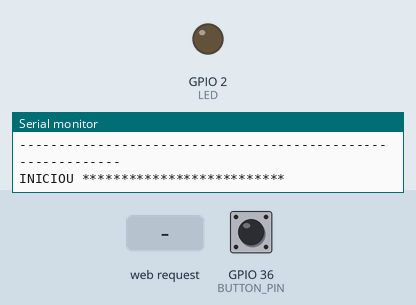
This sketch was run on a simulated ESP32. Shown: output pins drawn as LEDs (lit = HIGH), the last lines printed to the serial monitor. The inputs (shaded band) are chosen by the test bench; at power-on: GPIO 36 (BUTTON_PIN) LOW. WiFi joins after 1.5 s; servers stay silent unless stated.

Above: at 3.0 s.
3.1 s: HTTP request GET /L1 received
At 3.8 s:
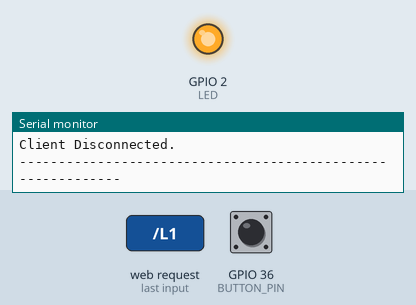
Timing chart, 0 to 6.1 s (numbered marks = the images above; inputs shaded):
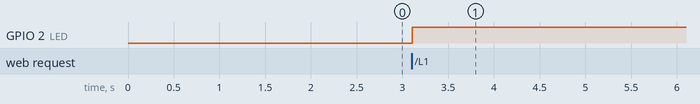

Measured:
- after the input at 3.1 s, GPIO 2 (LED): LOW → HIGH at once

The sketch:

wifi.ino
```cpp
#include <FS.h>
#include <WiFiManager.h>
#include <WiFi.h>
#include <DNSServer.h>
#include <WebServer.h>

#define LED  2
#define BUTTON_PIN 36

// Configuraçoes e Endereço de Internet WIFI
WiFiServer server(8080);
//Variável para armazenar a solicitação HTTP
String header;
// Hora Atual
unsigned long currentTime = millis();
// Vez anterior
unsigned long previousTime = 0;
//Defina o tempo limite em milissegundos
const long timeoutTime = 2000;

// Reset Wifi Manager
WiFiManager wifiManager;
// Status para controle de Led
int Status_Led = LOW;

void setup() {

  Serial.begin(115200);

  Serial.println("Configurar Rede Wifi");

  //  SETUP -- wifi -- ////////////////////////////
  wifiManager.autoConnect("ESP32", "12345678");
  //wifiManager.resetSettings ();   // Apaga todas redes Salvas do Wifi

  delay(150);
  WiFi.begin();

  if (WiFi.status() == WL_CONNECTED) {
    Serial.println("------------------------------------------------------------");
    Serial.println("Conectado IP: ");
    Serial.println(WiFi.localIP());
    Serial.println("------------------------------------------------------------");

    delay(150);
    server.begin();
  }

  delay(50);
  pinMode(LED, OUTPUT);
  pinMode(BUTTON_PIN, INPUT);
  digitalWrite(LED,   LOW);

  Serial.println("INICIOU **************************");

}

void loop () {
  WiFiClient client = server.available();    // Ouça os clientes que chegam
   if (client) {                             // Se um novo cliente se conectar
    currentTime = millis();
    previousTime = currentTime;
    Serial.println("New Client.");          // imprimir uma mensagem na porta serial
    String currentLine = "";                // faça uma string para conter os dados de entrada do cliente
    while (client.connected() && currentTime - previousTime <= timeoutTime) {  // faz um loop enquanto o cliente está conectado
      currentTime = millis();
      if (client.available()) {             // se houver bytes para ler do cliente
        char c = client.read();             // leia um byte, então
        Serial.write(c);                    // imprima no monitor serial
        header += c;
        if (c == '\n') {                    // se o byte é um caractere de nova linha
          // se a linha atual estiver em branco, você terá dois caracteres de nova linha em uma linha.
          // esse é o fim da solicitação HTTP do cliente, então envie uma resposta:
          if (currentLine.length() == 0) {
            // Os cabeçalhos HTTP sempre começam com um código de resposta (por exemplo, HTTP / 1.1 200 OK)
            // e um tipo de conteúdo para que o cliente saiba o que está por vir, em seguida, uma linha em branco:
            client.println("HTTP/1.1 200 OK");
            client.println("Content-type:text/html");
            client.println("Connection: close");
            client.println();

            // Verifica o caracter enviado pelo html (GET)********************************

            //**************************************************
            if (header.indexOf("GET /L1") >= 0) {
              Status_Led =! Status_Led;
              digitalWrite(LED, Status_Led);
            }

            // DEFINIÇÕES - CORPO - CÓDIGO PÁGINA HTML *****************************************************

            //**************************************************
            // Exibir a página da web em HTML
            client.println("<!DOCTYPE html><html>");
            client.println("<head><meta name=\"viewport\" content=\"width=device-width, initial-scale=1\">");
            client.println("<link rel=\"icon\" href=\"data:,\">");
            client.println("<title> ESP32 </title>");                     // Titulo do topo da Pagina


            //**************************************************
            // CSS para estilizar os botões e Pagina
            client.println("<style>html { font-family: Helvetica; display: inline-block; margin: 0px auto; text-align: center; background-color: #F0FFF0;}");
            client.println(".button { background-color: #4CAF50; border-radius: 15px; color: white; padding: 10px 20px;");
            client.println("text-decoration: none; font-size: 20px; margin: 2px; cursor: pointer;}");
            client.println(".button2 {  background-color: #555555;}</style></head>");


            //**************************************************
            // Título da página da web
            client.println("<body>    <h1>ESP32</h1> <h3> Web Server</h3>");


            // Atualização do HTML ************************************************
            if (Status_Led) {
              client.print("<a href=\"/L1\"><button class=\"button\">HIGH</button></a>");
            } else {
              client.print("<a href=\"/L1\"><button class=\"button button2\">LOW</button></a>");
            }

            client.println("<br><br><label>");
            client.println(digitalRead(BUTTON_PIN));
            if (digitalRead(BUTTON_PIN) == HIGH) {
              client.print("Botao pressionado!");
            } else {
                client.print("Pressione o botao");
            }
            client.println("</label>");

            client.println("<P>");

            client.println("idel rian rodrigo");
            client.println("<P>");

            client.println("</body></html>");

            client.println();                     // A resposta HTTP termina com outra linha em branco:
            break;                                // interromper o loop while:
          } else {
            currentLine = "";                     // se você recebeu uma nova linha, limpe currentLine:
          }
        } else if (c != '\r') {
          currentLine += c;
        }
      }
    }
    // Clear the header variable
    header = "";
    // fecha a conexão:
    client.stop();
    Serial.println("Client Disconnected.");
    Serial.println("------------------------------------------------------------");
  }


}
```
